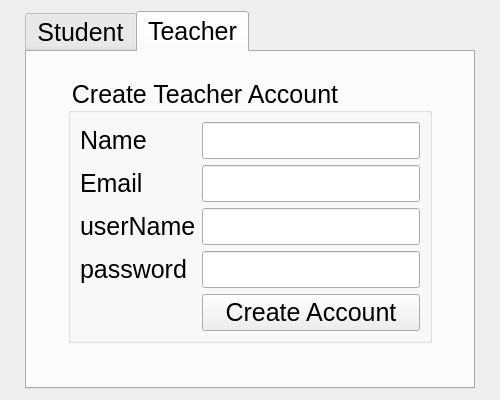
<?xml version="1.0" encoding="UTF-8"?>
<ui version="4.0">
 <class>createAccount</class>
 <widget class="QDialog" name="createAccount">
  <property name="geometry">
   <rect>
    <x>0</x>
    <y>0</y>
    <width>500</width>
    <height>400</height>
   </rect>
  </property>
  <property name="windowTitle">
   <string>Dialog</string>
  </property>
  <property name="styleSheet">
   <string notr="true">*
{
font:25px;
}</string>
  </property>
  <layout class="QHBoxLayout" name="horizontalLayout_6">
   <item>
    <layout class="QHBoxLayout" name="horizontalLayout_5">
     <item>
      <spacer name="horizontalSpacer_7">
       <property name="orientation">
        <enum>Qt::Horizontal</enum>
       </property>
       <property name="sizeHint" stdset="0">
        <size>
         <width>40</width>
         <height>20</height>
        </size>
       </property>
      </spacer>
     </item>
     <item>
      <layout class="QVBoxLayout" name="verticalLayout_3">
       <item>
        <spacer name="verticalSpacer_7">
         <property name="orientation">
          <enum>Qt::Vertical</enum>
         </property>
         <property name="sizeHint" stdset="0">
          <size>
           <width>20</width>
           <height>18</height>
          </size>
         </property>
        </spacer>
       </item>
       <item>
        <widget class="QTabWidget" name="tabWidget">
         <property name="currentIndex">
          <number>1</number>
         </property>
         <widget class="QWidget" name="tab">
          <attribute name="title">
           <string>Student</string>
          </attribute>
          <layout class="QHBoxLayout" name="horizontalLayout_4">
           <item>
            <layout class="QVBoxLayout" name="verticalLayout">
             <item>
              <spacer name="verticalSpacer_3">
               <property name="orientation">
                <enum>Qt::Vertical</enum>
               </property>
               <property name="sizeHint" stdset="0">
                <size>
                 <width>20</width>
                 <height>40</height>
                </size>
               </property>
              </spacer>
             </item>
             <item>
              <layout class="QHBoxLayout" name="horizontalLayout">
               <item>
                <spacer name="horizontalSpacer">
                 <property name="orientation">
                  <enum>Qt::Horizontal</enum>
                 </property>
                 <property name="sizeHint" stdset="0">
                  <size>
                   <width>40</width>
                   <height>20</height>
                  </size>
                 </property>
                </spacer>
               </item>
               <item>
                <widget class="QGroupBox" name="groupBox">
                 <property name="title">
                  <string>Create Student Account</string>
                 </property>
                 <layout class="QFormLayout" name="formLayout">
                  <item row="0" column="0">
                   <widget class="QLabel" name="studentNameSIlabel">
                    <property name="text">
                     <string>Name</string>
                    </property>
                   </widget>
                  </item>
                  <item row="0" column="1">
                   <widget class="QLineEdit" name="stuNameSIlineEdit"/>
                  </item>
                  <item row="1" column="0">
                   <widget class="QLabel" name="studentEmailSIlabel">
                    <property name="text">
                     <string>Email</string>
                    </property>
                   </widget>
                  </item>
                  <item row="1" column="1">
                   <widget class="QLineEdit" name="stuEmailSIlineEdit"/>
                  </item>
                  <item row="2" column="0">
                   <widget class="QLabel" name="studentUserNameSIlabel">
                    <property name="text">
                     <string>userName</string>
                    </property>
                   </widget>
                  </item>
                  <item row="2" column="1">
                   <widget class="QLineEdit" name="stuUserNameSIlineEdit"/>
                  </item>
                  <item row="3" column="0">
                   <widget class="QLabel" name="studentPasswordSIlineEdit">
                    <property name="text">
                     <string>password</string>
                    </property>
                   </widget>
                  </item>
                  <item row="4" column="1">
                   <widget class="QPushButton" name="createStudentAccountSIPushButton">
                    <property name="text">
                     <string>CreateAccount</string>
                    </property>
                   </widget>
                  </item>
                  <item row="4" column="0">
                   <spacer name="horizontalSpacer_3">
                    <property name="orientation">
                     <enum>Qt::Horizontal</enum>
                    </property>
                    <property name="sizeHint" stdset="0">
                     <size>
                      <width>40</width>
                      <height>20</height>
                     </size>
                    </property>
                   </spacer>
                  </item>
                  <item row="3" column="1">
                   <widget class="QLineEdit" name="stuPasswordSILineEdit"/>
                  </item>
                 </layout>
                </widget>
               </item>
               <item>
                <spacer name="horizontalSpacer_2">
                 <property name="orientation">
                  <enum>Qt::Horizontal</enum>
                 </property>
                 <property name="sizeHint" stdset="0">
                  <size>
                   <width>40</width>
                   <height>20</height>
                  </size>
                 </property>
                </spacer>
               </item>
              </layout>
             </item>
             <item>
              <spacer name="verticalSpacer">
               <property name="orientation">
                <enum>Qt::Vertical</enum>
               </property>
               <property name="sizeHint" stdset="0">
                <size>
                 <width>20</width>
                 <height>40</height>
                </size>
               </property>
              </spacer>
             </item>
             <item>
              <spacer name="verticalSpacer_2">
               <property name="orientation">
                <enum>Qt::Vertical</enum>
               </property>
               <property name="sizeHint" stdset="0">
                <size>
                 <width>20</width>
                 <height>40</height>
                </size>
               </property>
              </spacer>
             </item>
            </layout>
           </item>
          </layout>
         </widget>
         <widget class="QWidget" name="tab_2">
          <attribute name="title">
           <string>Teacher</string>
          </attribute>
          <layout class="QHBoxLayout" name="horizontalLayout_3">
           <item>
            <layout class="QVBoxLayout" name="verticalLayout_2">
             <item>
              <spacer name="verticalSpacer_4">
               <property name="orientation">
                <enum>Qt::Vertical</enum>
               </property>
               <property name="sizeHint" stdset="0">
                <size>
                 <width>20</width>
                 <height>40</height>
                </size>
               </property>
              </spacer>
             </item>
             <item>
              <layout class="QHBoxLayout" name="horizontalLayout_2">
               <item>
                <spacer name="horizontalSpacer_4">
                 <property name="orientation">
                  <enum>Qt::Horizontal</enum>
                 </property>
                 <property name="sizeHint" stdset="0">
                  <size>
                   <width>40</width>
                   <height>20</height>
                  </size>
                 </property>
                </spacer>
               </item>
               <item>
                <widget class="QGroupBox" name="groupBox_2">
                 <property name="title">
                  <string>Create Teacher Account</string>
                 </property>
                 <layout class="QFormLayout" name="formLayout_2">
                  <item row="0" column="0">
                   <widget class="QLabel" name="teacherNameSIlabel">
                    <property name="text">
                     <string>Name</string>
                    </property>
                    <property name="buddy">
                     <cstring>teacherNameSIlineEdit</cstring>
                    </property>
                   </widget>
                  </item>
                  <item row="0" column="1">
                   <widget class="QLineEdit" name="teacherNameSIlineEdit"/>
                  </item>
                  <item row="1" column="1">
                   <widget class="QLineEdit" name="teacherEmailSIlineEdit"/>
                  </item>
                  <item row="2" column="0">
                   <widget class="QLabel" name="teacherUserNameSIlabel">
                    <property name="text">
                     <string>userName</string>
                    </property>
                    <property name="buddy">
                     <cstring>teacherUserNameSIlineEdit</cstring>
                    </property>
                   </widget>
                  </item>
                  <item row="2" column="1">
                   <widget class="QLineEdit" name="teacherUserNameSIlineEdit"/>
                  </item>
                  <item row="3" column="0">
                   <widget class="QLabel" name="teacherPasswordSIlineEdit">
                    <property name="text">
                     <string>password</string>
                    </property>
                    <property name="buddy">
                     <cstring>teacherPasswordSILineEdit</cstring>
                    </property>
                   </widget>
                  </item>
                  <item row="4" column="0">
                   <spacer name="horizontalSpacer_5">
                    <property name="orientation">
                     <enum>Qt::Horizontal</enum>
                    </property>
                    <property name="sizeHint" stdset="0">
                     <size>
                      <width>40</width>
                      <height>20</height>
                     </size>
                    </property>
                   </spacer>
                  </item>
                  <item row="3" column="1">
                   <widget class="QLineEdit" name="teacherPasswordSILineEdit"/>
                  </item>
                  <item row="1" column="0">
                   <widget class="QLabel" name="teacherEmailSIlabel">
                    <property name="text">
                     <string>Email</string>
                    </property>
                    <property name="buddy">
                     <cstring>teacherEmailSIlineEdit</cstring>
                    </property>
                   </widget>
                  </item>
                  <item row="4" column="1">
                   <widget class="QPushButton" name="createTeacherAccountSIPushButton">
                    <property name="text">
                     <string>Create Account</string>
                    </property>
                    <property name="default">
                     <bool>false</bool>
                    </property>
                   </widget>
                  </item>
                 </layout>
                </widget>
               </item>
               <item>
                <spacer name="horizontalSpacer_6">
                 <property name="orientation">
                  <enum>Qt::Horizontal</enum>
                 </property>
                 <property name="sizeHint" stdset="0">
                  <size>
                   <width>40</width>
                   <height>20</height>
                  </size>
                 </property>
                </spacer>
               </item>
              </layout>
             </item>
             <item>
              <spacer name="verticalSpacer_5">
               <property name="orientation">
                <enum>Qt::Vertical</enum>
               </property>
               <property name="sizeHint" stdset="0">
                <size>
                 <width>20</width>
                 <height>40</height>
                </size>
               </property>
              </spacer>
             </item>
             <item>
              <spacer name="verticalSpacer_6">
               <property name="orientation">
                <enum>Qt::Vertical</enum>
               </property>
               <property name="sizeHint" stdset="0">
                <size>
                 <width>20</width>
                 <height>40</height>
                </size>
               </property>
              </spacer>
             </item>
            </layout>
           </item>
          </layout>
         </widget>
        </widget>
       </item>
       <item>
        <spacer name="verticalSpacer_9">
         <property name="orientation">
          <enum>Qt::Vertical</enum>
         </property>
         <property name="sizeHint" stdset="0">
          <size>
           <width>20</width>
           <height>17</height>
          </size>
         </property>
        </spacer>
       </item>
       <item>
        <spacer name="verticalSpacer_8">
         <property name="orientation">
          <enum>Qt::Vertical</enum>
         </property>
         <property name="sizeHint" stdset="0">
          <size>
           <width>20</width>
           <height>17</height>
          </size>
         </property>
        </spacer>
       </item>
      </layout>
     </item>
     <item>
      <spacer name="horizontalSpacer_8">
       <property name="orientation">
        <enum>Qt::Horizontal</enum>
       </property>
       <property name="sizeHint" stdset="0">
        <size>
         <width>40</width>
         <height>20</height>
        </size>
       </property>
      </spacer>
     </item>
    </layout>
   </item>
  </layout>
 </widget>
 <resources/>
 <connections/>
</ui>
